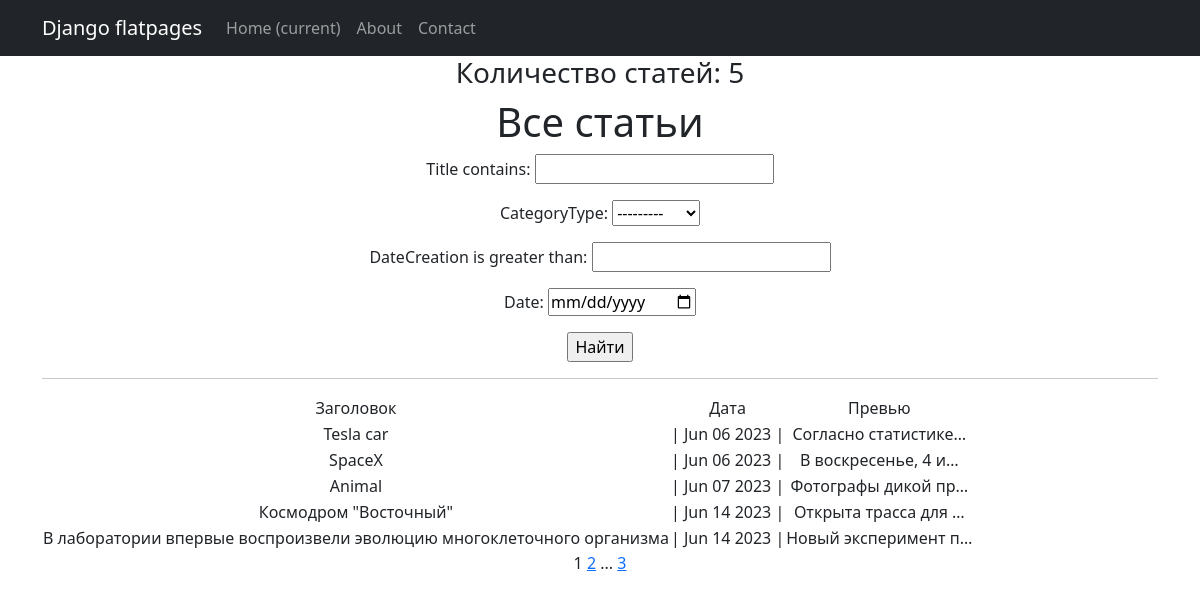
The app's page /news/search/ with its own data.
### news/models.py (models this page shows, shortened)
class Post(models.Model):
    NEWS = 'NW'
    ARTICLE = 'AR'
    CATEGORY_CHOICES = [
        (NEWS, 'Новость'),
        (ARTICLE, 'Статья'),
    ]
    author = models.ForeignKey(Author, on_delete=models.CASCADE)
    categoryType = models.CharField(max_length=2, choices=CATEGORY_CHOICES, default=ARTICLE)
    dateCreation = models.DateTimeField(auto_now_add=True)
    postCategory = models.ManyToManyField(Category, through='PostCategory')
    title = models.CharField(max_length=128)
    text = models.TextField()
    rating = models.SmallIntegerField(default=0)

### news/views.py (the view)
# urls.py: path('search/', SearchPost.as_view(), name='search_post'),
class SearchPost(ListView):
    model = Post
    template_name = 'search.html'
    context_object_name = 'search'
    paginate_by = 5
    def get_queryset(self):
        queryset = super().get_queryset()
        self.filterset = PostFilter(self.request.GET, queryset)
        return self.filterset.qs
    def get_context_data(self, **kwargs):
        context = super().get_context_data(**kwargs)
        context['filterset'] = self.filterset
        return context

### news/templatetags/custom_filters.py (called while the page is built)
@register.filter()
def censor(text):
    for bad in BAD_WORDS:
        if bad in text.lower():
            text = text.replace(bad, bad[0] + (len(bad) - 1) * '*')
    return text

### news/templatetags/custom_tags.py (called while the page is built)
@register.simple_tag(takes_context=True)
def url_replace(context, **kwargs):
    d = context['request'].GET.copy()
    for k, v in kwargs.items():
        d[k] = v
    return d.urlencode()

### templates/search.html (shortened to what this page needs)
{% extends 'flatpages/default.html' %}
{% load custom_filters %}
{% load custom_tags %}
{% block content %}
<h3>Количество статей: {{ search|length }}</h3>
<h1>Все статьи</h1>
<form action="" method="get">
    {{ filterset.form.as_p }}
    <input type="submit" value="Найти"/>
</form>
<hr>
<table>
    <tr>
        <td>Заголовок</td>
        <td> Дата</td>
        <td>Превью</td>
    </tr>
    <tr>
        {% for post in search %}
        <td>{{ post.title|censor }}</td>
        <td> | {{ post.dateCreation|date:'M d Y' }} |</td>
        <td>{{ post.text|truncatechars:20|censor }}</td>
    </tr>
    {% endfor %}
</table>
{{ page_obj.number }}
{% if page_obj.has_next %}
    <a href="?{% url_replace page=page_obj.next_page_number %}">{{ page_obj.next_page_number }}</a>
    {% if paginator.num_pages != page_obj.next_page_number %}
        ...
        <a href="?{% url_replace page=page_obj.paginator.num_pages %}">{{ page_obj.paginator.num_pages }}</a>
    {% endif %}
{% endif %}
{% endblock content %}

### records on screen
Post: title|censor "Tesla car", dateCreation "Jun 06 2023", text|censor "Согласно статистике…"
Post: title|censor "SpaceX", dateCreation "Jun 06 2023", text|censor "В воскресенье, 4 и…"
Post: title|censor "Animal", dateCreation "Jun 07 2023", text|censor "Фотографы дикой пр…"
Post: title|censor "Космодром \"Восточный\"", dateCreation "Jun 14 2023", text|censor "Открыта трасса для …"
Post: title|censor "В лаборатории впервые воспроизвели эволюцию многоклеточного организма", dateCreation "Jun 14 2023", text|censor "Новый эксперимент п…"

### other values on screen
{{ search|length }} "5"
{{ page_obj.number }} "1"
{{ page_obj.next_page_number }} "2"
{{ page_obj.paginator.num_pages }} "3"
